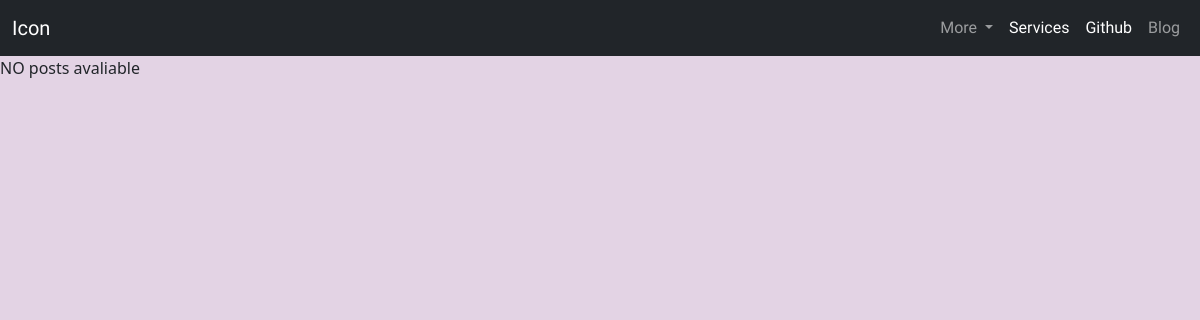
The page /Blog/ on the database as committed earlier.
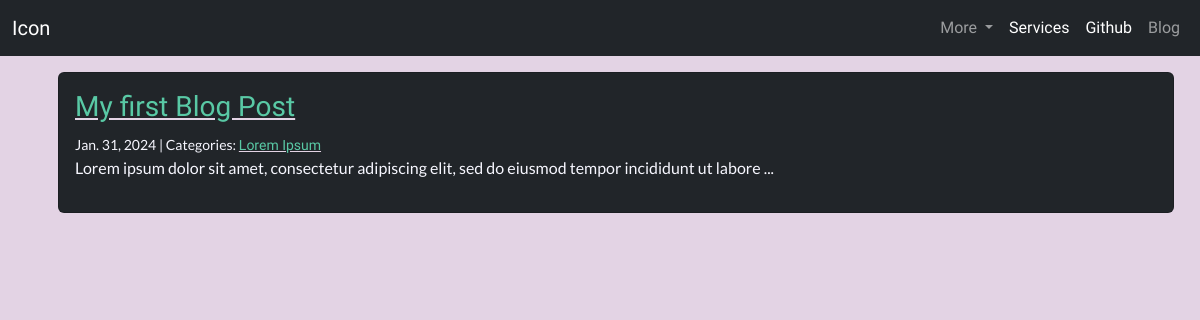
The same page on the database as committed later.
### Blog/models.py (models this page shows, shortened)
class Post(models.Model):
    title = models.CharField(max_length=255)
    body = models.TextField()
    created_on = models.DateTimeField(auto_now_add=True)
    last_modified = models.DateTimeField(auto_now=True)
    categories = models.ManyToManyField("Category", related_name="posts") # We do not have a posts field in Category but we can: Category.posts :)

class Category(models.Model):
    name = models.CharField(max_length=30)
    class Meta:
        verbose_name_plural = "categories"

### Blog/views.py (the view)
# urls.py: path("",views.PostIndexView.as_view(),name="index"),
class PostIndexView(generic.ListView):
    template_name = "Blog/index.html"
    context_object_name = "latest_post_list"
    def get_queryset(self) -> QuerySet[Any]:
        return Post.objects.all().order_by("-created_on")

### Blog/templates/Blog/index.html (shortened to what this page needs)
{% extends "Home/base.html" %}
{% load static %}
{% block <css> %}
    <link rel="stylesheet" href="{% static 'Home/blogIndex.css' %}">
{% endblock %}
{% block <block> %}
    {% if latest_post_list %}
        <ul>
            {% for post in latest_post_list %}
                <div class="container">
                    <div class="row">
                        <div class="col-md-12 col-sm-12">
                            <div class="card bg-dark my-3">
                                <div class="card-body">
                                    <h3 class=""> <a href="{% url 'Blog:detail' post.id %}" class=""> {{ post.title }}</a></h2>
                                    <small>
                                        {{post.created_on.date}} | Categories:
                                        {% for category in post.categories.all %}
                                            <a href="{% url 'Blog:category' category.name %}">
                                                {{category.name}}
                                            </a>
                                        {% endfor %}
                                    </small>
                                    <p>{{ post.body | slice:"100"}}...</p>
                                </div>
                            </div>
                        </div>
                    </div>
                </div>
            {% endfor %}
        </ul>
    {% else %}
        <p>NO posts avaliable </p>
    {% endif %}
{% endblock %}

Rows that differ between the two databases and show on the page:
added Post: title "My first Blog Post", created_on "Jan. 31, 2024", body "Lorem ipsum dolor sit amet, consectetur adipiscing elit, sed do eiusmod tempor incididunt ut labore"
added Category: name "Lorem Ipsum"
Other text that changed with them:
text no longer shown: "NO posts avaliable"
